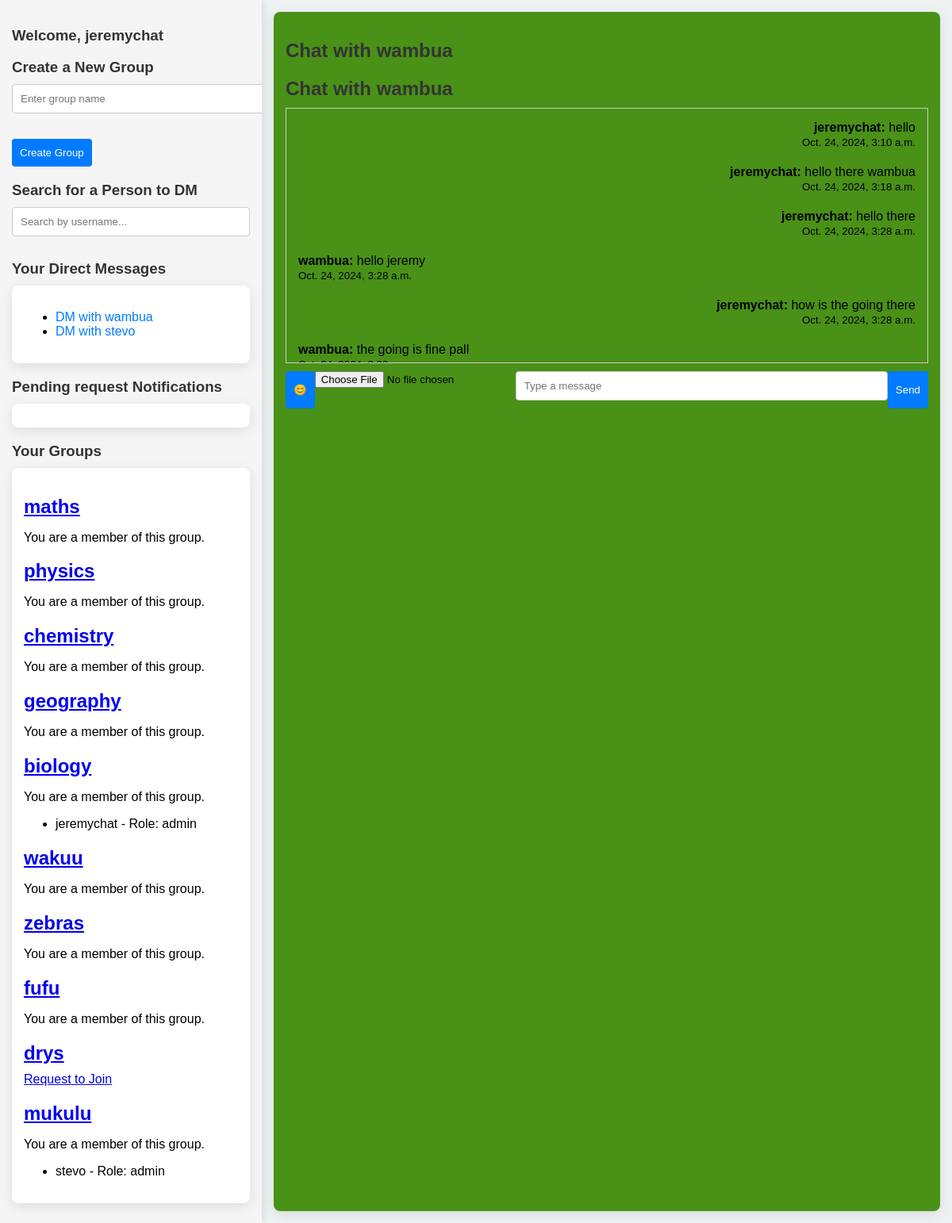
/chat/home/wambua/ (signed in), run on the app's committed database.
### mainapp/models.py (models this page shows, shortened)
class CustomUser(AbstractUser):
    CATEGORY_CHOICES = [
        ('student', 'student'),
        ('mentor', 'mentor'),
    ]
    category = models.CharField(max_length=10, choices=CATEGORY_CHOICES)
    last_active = models.DateTimeField(null=True, blank=True)

class Group(models.Model):
    JOIN_POLICY_CHOICES = [
        ('open', 'Open to All'),
        ('approval', 'Admin Approval Required'),
    ]
    name = models.CharField(max_length=255)
    members = models.ManyToManyField(
        settings.AUTH_USER_MODEL,
        through=GroupMembership,
        through_fields=('group', 'user'),  # Specify the foreign keys used in the GroupMembership model
        related_name='group_members'  # Change this to avoid clash
    )
    admins = models.ManyToManyField(settings.AUTH_USER_MODEL, related_name= 'administered_groups')#admins will have privilages
    join_policy = models.CharField(
        max_length=20,
        choices=JOIN_POLICY_CHOICES,
        default='open'
    )

class GroupMembership(models.Model):
    ROLE_CHOICES = [
        ('member', 'member'),
        ('admin','admin'),
    ]
    user = models.ForeignKey(settings.AUTH_USER_MODEL, on_delete=models.CASCADE, related_name='group_memberships')
    group = models.ForeignKey('Group', on_delete=models.CASCADE, related_name= 'group_memberships')
    added_by = models.ForeignKey(settings.AUTH_USER_MODEL, null=True, blank=True, on_delete=models.SET_NULL, related_name='added_members')#tracks who added the members
    role = models.CharField(max_length=10,choices=ROLE_CHOICES, default= 'member')
    date_joined = models.DateTimeField(auto_now_add=True)
    class Meta:
        """ensures a user can only belong to a group once"""
        constraints = [
            models.UniqueConstraint(fields=['user','group'],name='unique_group_membership')
        ]

class Message(models.Model):
    sender = models.ForeignKey(settings.AUTH_USER_MODEL, on_delete = models.CASCADE, related_name='sent_messages')
    recipient = models.ForeignKey(settings.AUTH_USER_MODEL,null = True, blank=True, on_delete=models.CASCADE, related_name='received_messages')#for dms
    group = models.ForeignKey('Group', null=True, blank=True, on_delete=models.CASCADE, related_name='messages')
    content = models.TextField()
    timestamp = models.DateTimeField(default=timezone.now)
    class Meta:
        ordering = ['timestamp']

### mainapp/views.py (the view)
# urls.py: path('home/<str:receiver_username>/', views.dm_view, name='homedm'),
@login_required
def dm_view(request, receiver_username):
    user = request.user
    receiver = get_object_or_404(CustomUser, username=receiver_username)
    messages = Message.objects.filter(
        sender=request.user, recipient=receiver
    ) | Message.objects.filter(
        sender=receiver, recipient=request.user
    ).order_by('timestamp')
    dms_as_sender = Message.objects.filter(sender=user, recipient__isnull=False)
    dms_as_recipient = Message.objects.filter(recipient=user, sender__isnull=False)
    all_dms = chain(dms_as_sender, dms_as_recipient)
    unique_dm_users = {dm.sender if dm.recipient == user else dm.recipient for dm in all_dms}
    unique_dm_users = [u for u in unique_dm_users if u.username]
    groups = Group.objects.prefetch_related('group_memberships__user').all()
    context = {
        'receiver': receiver,
        'messages': messages,
        'unique_dm_users': unique_dm_users,
        'groups': groups
    }
    return render(request, 'mainapp/dm_page.html', context)

### mainapp/templates/mainapp/dm_page.html (shortened to what this page needs)
{% extends 'mainapp/home.html'%}
{% block content %}
</head>
<body>
    <h2>Chat with {{ receiver.username }}</h2>
    <div class="messages" id="message-list">
        {% for message in messages %}
            <div class="message {% if message.sender == user %}sent{% else %}received{% endif %}">
                <strong>{{ message.sender.username }}:</strong> {{ message.content }}
                <div><small>{{ message.timestamp }}</small></div>
            </div>
        {% empty %}
            <p>No messages yet. Start the conversation!</p>
        {% endfor %}
    </div>
    <form id="message-form" class="form">
        <button type='button' id="emoji-picker-button">😊</button>
        <input type="file" id="file-input" accept=".jpg,.jpeg,.png,.docx,.txt" />
        <input type="text" id="message-input" placeholder="Type a message" autocomplete="off">
        <button type="submit">Send</button>
    </form>
{% endblock %}

### mainapp/templates/mainapp/home.html (shortened to what this page needs)
<!DOCTYPE html>
<html lang="en">
<head>
</head>
<body>
    <div class="main-container">
        <div class="left-section">
            <h3>Welcome, {{ request.user.username }}</h3>
            <div class="container">
                <div class="create-group">
                    <h3>Create a New Group</h3>
                    <form method="POST" action="{% url 'create_group' %}">
                        <input type="text" name="group_name" placeholder="Enter group name" required>
                        <button type="submit">Create Group</button>
                    </form>
                </div>
            </div>
            <div class="container search-users">
                <h3>Search for a Person to DM</h3>
                <input type="search" id="user-search" placeholder="Search by username..." onkeyup="searchUser()">
            </div>
            <div class="container">
                <h3>Your Direct Messages</h3>
                <div class="card">
                    <ul id="dm-list">
                        {% for user in unique_dm_users %}
                            {% if user.username %}
                            <li><a href="{% url 'homedm' user.username %}" class="dm-link" data-username="{{ user.username }}">DM with {{ user.username }}</a></li>
                            {% else %}
                            <h3>no username</h3>
                            {%endif%}
                        {% endfor %}
                    </ul>
                </div>
            </div>
             <div class="container">
                <h3>Pending request Notifications</h3>
                <div class="card">
                </div>
             </div>
            <div class="container">
                <h3>Your Groups</h3>
                <div class="card">
                    {% for group in groups %}
                        <h2><a href="{% url 'group_chat' group.name %}" class="group-link" data-username="{{group.name}}" data-id="{{ group.id }}">{{ group.name }}</a></h2>
                        {% if request.user in group.members.all %}
                            <p>You are a member of this group.</p>
                        {% elif group.join_policy == 'open' %}
                            <a href="{% url 'join_group' group.name %}">Join Group</a>
                        {% elif group.join_policy == 'approval' %}
                            <a href="#" data-id="{{group.id}}" class="join-request">Request to Join</a>
                        {% endif %}
                        <ul>
                            {% for membership in group.group_memberships.all %}
                                {% if membership.get_role_display == 'admin' %}
                                    <li data-membership-role="{{ membership.get_role_display }}">{{ membership.user.username }} - Role: {{ membership.get_role_display }}</li>
                                {% endif %}
                            {% empty %}
                                <li>No members in this group.</li>
                            {% endfor %}
                        </ul>
                    {% endfor %}
                </div>
            </div>
        </div>
        <div class="right-section">
            <div class="chat-box">
                <h2>{% if receiver %}Chat with {{ receiver.username }}{% else %}Chat Area{% endif %}</h2>
                {% block content %}{% endblock %}
            </div>
        </div>
    </div>
</body>
</html>

### mainapp/templates/mainapp/home.html (style rules this page uses)
body { font-family: 'Arial', sans-serif; margin: 0; padding: 0; background-color: #eef2f3; display: flex; height: 100vh; overflow: hidden; }
h2, h3 { color: #333; margin-bottom: 10px; }
.main-container { display: flex; width: 100%; height: 100%; }
.left-section { width: 30%; max-width: 300px; background-color: #f5f5f5; padding: 15px; box-shadow: 2px 0 10px rgba(0, 0, 0, 0.1); overflow-y: auto; }
.search-users { margin-bottom: 20px; }
.card { background-color: #fff; border-radius: 8px; padding: 15px; margin-bottom: 10px; box-shadow: 0 4px 16px rgba(0, 0, 0, 0.1); transition: transform 0.2s ease, box-shadow 0.2s ease; }
.right-section { flex: 1; padding: 15px; display: flex; flex-direction: column; justify-content: flex-start; }
.chat-box { flex-grow: 1; border-radius: 8px; background-color: #4a9117; box-shadow: 0 4px 16px rgba(0, 0, 0, 0.1); overflow-y: auto; padding: 15px; }
input[type="search"], input[type="text"] { width: 100%; padding: 10px; margin-bottom: 10px; border: 1px solid #ccc; border-radius: 4px; }
button { background-color: #007bff; color: #fff; padding: 10px; border: none; border-radius: 4px; cursor: pointer; }
#dm-list a { color: #007bff; text-decoration: none; }

### mainapp/templates/mainapp/dm_page.html (style rules this page uses)
.messages { height: 300px; overflow-y: auto; border: 1px solid #ccc; padding: 10px; margin-bottom: 10px; }
.message { padding: 5px; margin-bottom: 10px; }
.message.sent { text-align: right; }
.message.received { text-align: left; }
.form { display: flex; justify-content: space-between; }
.form input[type="text"] { width: 80%; padding: 10px; }
.form button { padding: 10px; }

### data on the page
CustomUser: user.username "jeremychat"
CustomUser: username "wambua"
CustomUser: username "stevo"
Group: name "maths", shows "You are a member of this group."
Group: name "physics", shows "You are a member of this group."
Group: name "chemistry", shows "You are a member of this group."
Group: name "geography", shows "You are a member of this group."
Group: name "biology", shows "You are a member of this group."
GroupMembership: user.username "jeremychat", role "admin"
Group: name "wakuu", shows "You are a member of this group."
Group: name "zebras", shows "You are a member of this group."
Group: name "fufu", shows "You are a member of this group."
Group: name "drys"
Group: name "mukulu", shows "You are a member of this group."
GroupMembership: user.username "stevo", role "admin"
Message: sender.username "jeremychat", content "hello", timestamp "Oct. 24, 2024, 3:10 a.m."
Message: sender.username "jeremychat", content "hello there wambua", timestamp "Oct. 24, 2024, 3:18 a.m."
Message: sender.username "jeremychat", content "hello there", timestamp "Oct. 24, 2024, 3:28 a.m."
Message: sender.username "wambua", content "hello jeremy", timestamp "Oct. 24, 2024, 3:28 a.m."
Message: sender.username "jeremychat", content "how is the going there", timestamp "Oct. 24, 2024, 3:28 a.m."
Message: sender.username "wambua", content "the going is fine pall"
